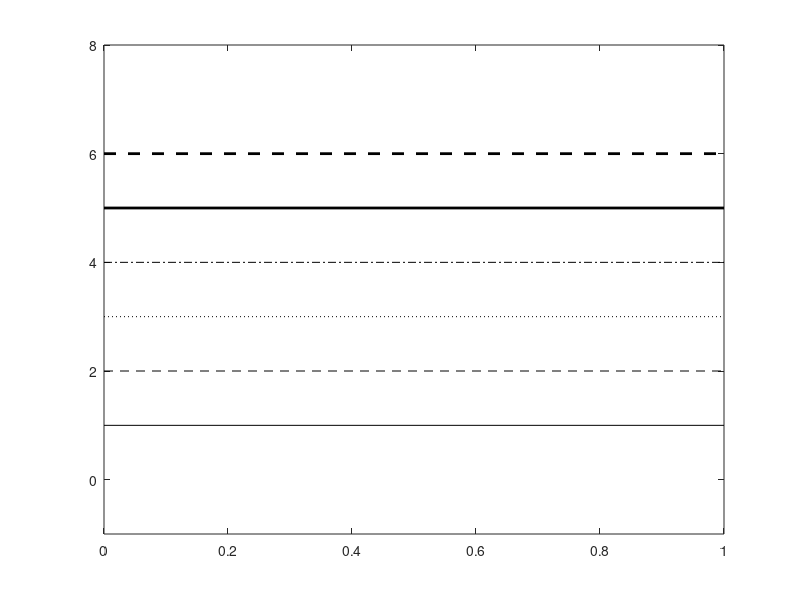

This chart was generated by the following MATLAB code:
clear,clc,close all

set(groot,  'defaultAxesColorOrder',[0 0 0],...
            'defaultAxesLineStyleOrder','-|--|:|-.'	)

% Example plot
x = [0; 1];
y = [1; 1];
figure; plot(x,y*1,x,y*2,x,y*3,x,y*4,x,y*5,x,y*6);
ylim([-1 8]);

%% Old code
% % Finds all lines
% obj = findobj;
% % Finds the number of lines
% numlines = 0;
% for ii = 1:length(obj)
%     if sum(obj(ii).Type(1:4) == 'line') == 4
%         numlines = numlines + 1;
%     end
% end
% % Increases linewidth of lines after the 4th line
% width = 2;
% if numlines > 4
%     for ii = 4:numlines-1
%         set(obj(end-ii),'LineWidth',width);
%     end
% end

%% New code using: lines = findobj(gca,'Type','line')
lines = findobj(gca,'Type','line'); % Finds all lines in axes
numlines = length(lines);
% Increases linewidth of lines after the 4th line
width = 2;
if numlines > 4
    for ii = 1:numlines-4
        set(lines(ii),'LineWidth',width);
    end
end